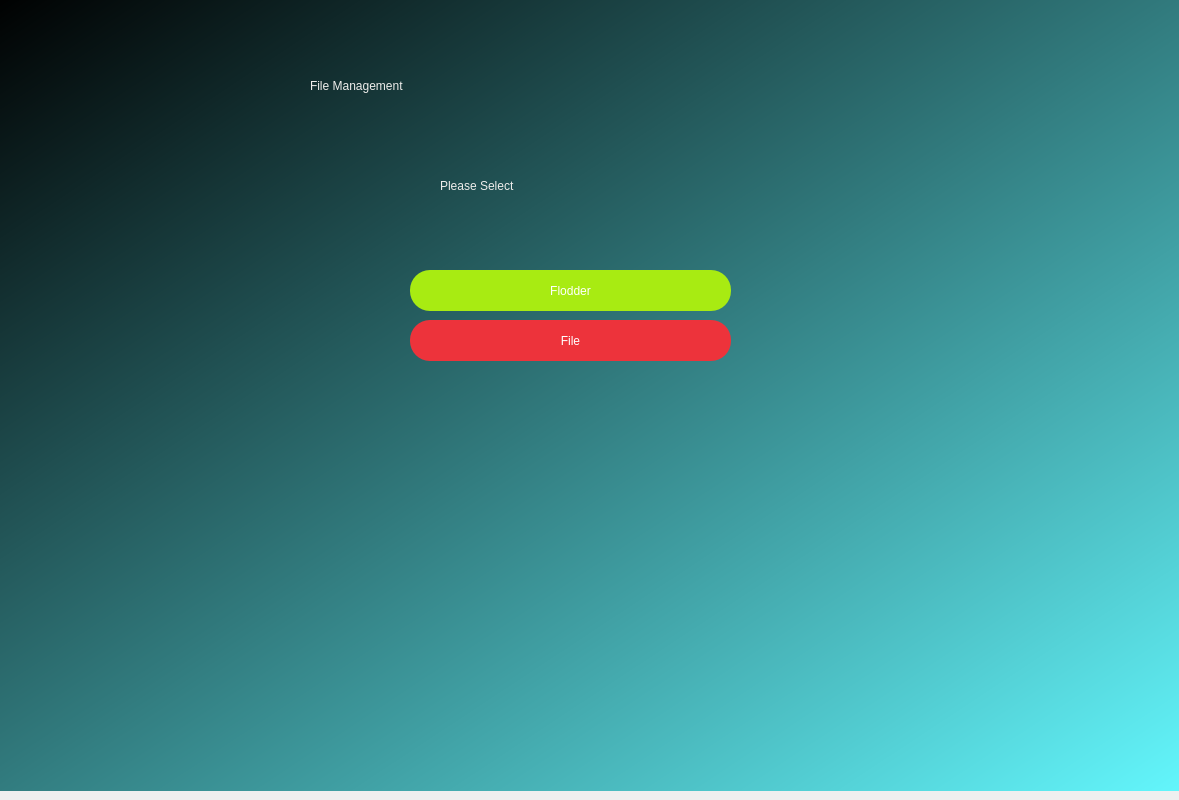
<?xml version="1.0" encoding="UTF-8"?>
<ui version="4.0">
 <class>Dialog</class>
 <widget class="QDialog" name="Dialog">
  <property name="geometry">
   <rect>
    <x>0</x>
    <y>0</y>
    <width>1179</width>
    <height>800</height>
   </rect>
  </property>
  <property name="windowTitle">
   <string>Dialog</string>
  </property>
  <widget class="QWidget" name="widget" native="true">
   <property name="geometry">
    <rect>
     <x>0</x>
     <y>-10</y>
     <width>1211</width>
     <height>801</height>
    </rect>
   </property>
   <property name="styleSheet">
    <string notr="true">QWidget#widget{
background-color:qlineargradient(spread:pad, x1:0, y1:0, x2:1, y2:1, stop:0 rgba(0, 0, 0, 255), stop:1 rgba(100, 249, 255, 255));}</string>
   </property>
   <widget class="QLabel" name="label">
    <property name="geometry">
     <rect>
      <x>310</x>
      <y>50</y>
      <width>571</width>
      <height>91</height>
     </rect>
    </property>
    <property name="styleSheet">
     <string notr="true">font: 48pt &quot;DejaVu Serif&quot;;
color:#EEEDEB;</string>
    </property>
    <property name="text">
     <string>File Management</string>
    </property>
   </widget>
   <widget class="QLabel" name="label_2">
    <property name="geometry">
     <rect>
      <x>440</x>
      <y>160</y>
      <width>271</width>
      <height>71</height>
     </rect>
    </property>
    <property name="styleSheet">
     <string notr="true">font: 30pt &quot;DejaVu Serif&quot;;
color: #EEEDEB;</string>
    </property>
    <property name="text">
     <string>Please Select</string>
    </property>
   </widget>
   <widget class="QPushButton" name="file">
    <property name="geometry">
     <rect>
      <x>410</x>
      <y>330</y>
      <width>321</width>
      <height>41</height>
     </rect>
    </property>
    <property name="styleSheet">
     <string notr="true">border-radius:20px;
background-color: rgb(237, 51, 59);

font: 20pt &quot;DejaVu Sans&quot;;
color: rgb(255, 255, 255);</string>
    </property>
    <property name="text">
     <string>File</string>
    </property>
   </widget>
   <widget class="QPushButton" name="folder">
    <property name="geometry">
     <rect>
      <x>410</x>
      <y>280</y>
      <width>321</width>
      <height>41</height>
     </rect>
    </property>
    <property name="styleSheet">
     <string notr="true">border-radius:20px;
background-color: #A8EB12;

font: 20pt &quot;DejaVu Sans&quot;;
color: rgb(255, 255, 255);</string>
    </property>
    <property name="text">
     <string>Flodder</string>
    </property>
   </widget>
  </widget>
 </widget>
 <resources/>
 <connections/>
</ui>
